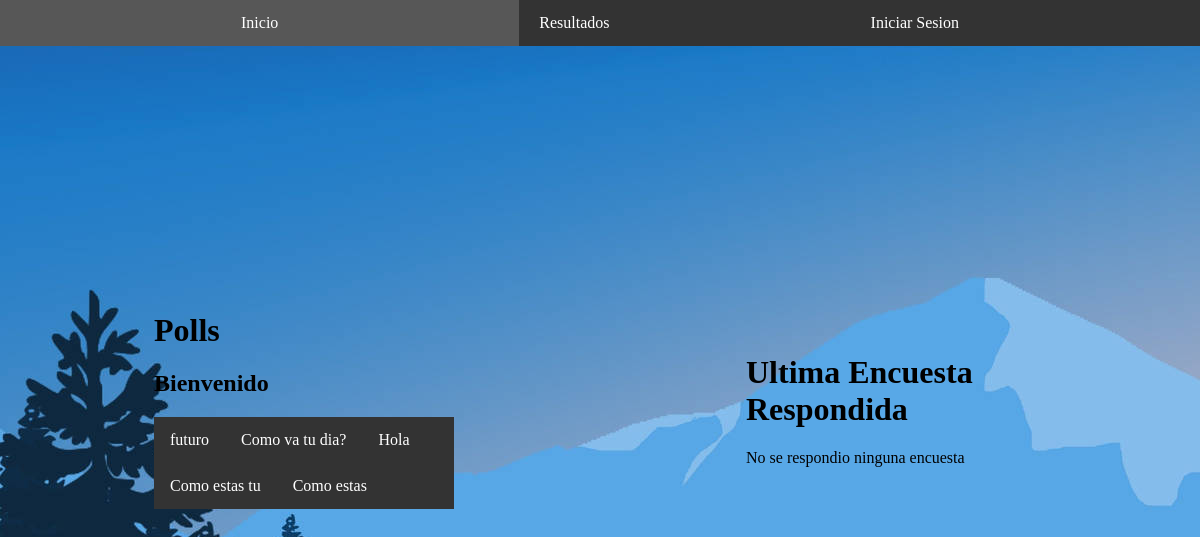
/polls/, run on an earlier commit of the app's database.
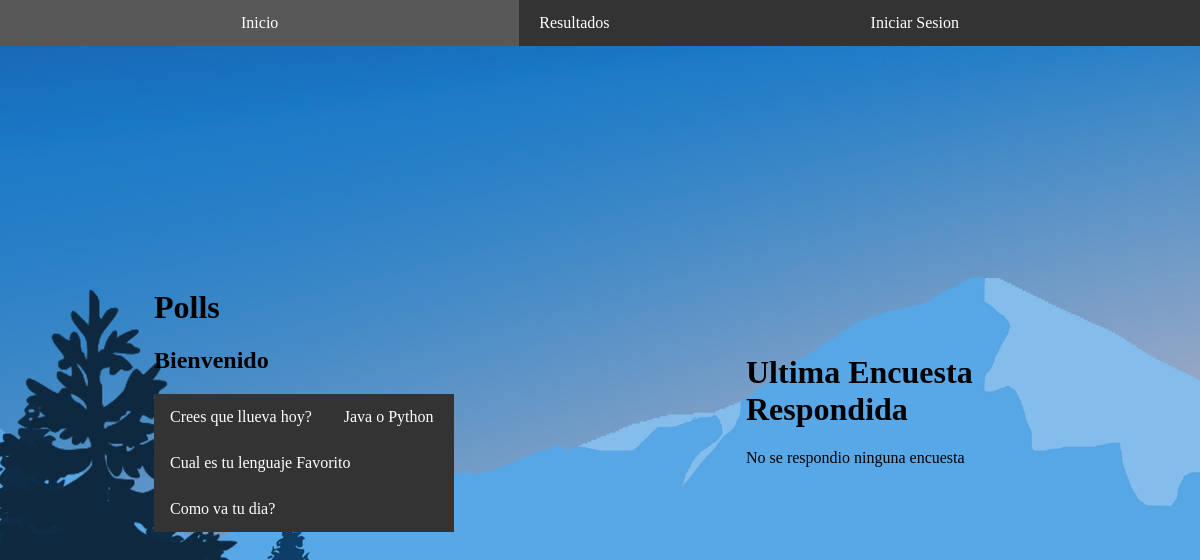
And on a later commit of the database.
### polls/models.py (models this page shows, shortened)
class Question(models.Model):
    question_text = models.CharField(max_length=200)
    pub_date = models.DateTimeField("date published")
    creared_by = models.ForeignKey(User, on_delete=models.CASCADE, related_name="created_questions", default=1), # id del admin
    is_active = models.BooleanField(default=True)

### polls/views.py (the view, shortened to what this page needs)
# urls.py: path("", views.IndexView.as_view(), name="index"),
class IndexView(generic.ListView):
    template_name = "polls/index.html"
    context_object_name = "latest_question_list"
    def get_queryset(self):
        return Question.objects.filter(pub_date__lte=timezone.now()).order_by("-pub_date")[:5]
    def get_context_data(self, **kwargs):
        context = super().get_context_data(**kwargs)
        return context

### polls/templates/polls/index.html (shortened to what this page needs)
<!DOCTYPE html>
<html lang="en">
<head>
    {% load static %}
    <link rel="stylesheet" href="{% static 'polls/style.css' %}">
</head>
<body>
      <nav class="menu">
        <ul>
          <li><a href="{% url 'polls:index' %}">Inicio</a></li>
          <a href="{% url 'polls:all_results' %}">Resultados</a>
          {% if user.is_authenticated %}
            <li><a href="{% url 'logout' %}?next={{ request.path }}">Cerrar Sesion</a></li>
                {% if user.is_superuser %}
                    <li><a href="{% url 'admin:index' %}">Admin</a></li>
                {% endif %}
            {% else %}
          <li><a href="{% url 'login' %}?next={{ request.path }}">Iniciar Sesion</a></li>
          {% endif %}
        </ul>
      </nav>
    <div class="centered-div">
        <div>
            <h1>Polls</h1>
            <h2>Bienvenido {{ user.get_username }}</h2>
            {% if latest_question_list %}
                <ul>
                {% for question in latest_question_list %}
                <li><a href="{% url 'polls:detail' question.id %}">{{ question.question_text }}</a></li>
                {% endfor %}
                </ul>
            {% else %}
                <p>No hay encuestas disponibles.</p>
            {% endif %}
        </div>
    </div>
    <div class="centered-div">
        <div>
            <h1>Ultima Encuesta Respondida</h1>
            {% if latest_question %}
            <p>Encuesta: <string>{{ latest_question.question_text }}</strong/></p>
            <p>Fecha de respuesta: <strong>{{ latest_vote_date }}</strong></p>
            {% else %}
            <p>No se respondio ninguna encuesta</p>
            {% endif %}
        </div>
    </div>
</body>
</html>

### polls/static/polls/style.css (style rules this page uses)
body { background: white url("images/background.jpg") no-repeat; display: flex; justify-content: center; align-items: center; }
div { width:300px; margin:auto; }
.centered-div { display: flex; justify-content: center; align-items: center; height: 100vh; }
ul { list-style-type: none; margin: top; padding: 0; overflow: hidden; background-color: #333; }
li { float: left; }
li a { display: block; color: white; text-align: center; padding: 14px 16px; text-decoration: none; }
.menu { background-color: #333; overflow: hidden; width: 100%; position: fixed; top: 0; left: 0; z-index: 1000; }
.menu ul { list-style-type: none; margin: 0; padding: 0; display: flex; }
.menu li { flex-grow: 1; text-align: center; }
.menu a { display: block; color: white; text-decoration: none; padding: 14px 20px; }

What changed in the data, as far as the page shows it:
removed Question: question_text "futuro"
removed Question: question_text "Hola"
removed Question: question_text "Como estas tu"
removed Question: question_text "Como estas"
added Question: question_text "Crees que llueva hoy?"
added Question: question_text "Java o Python"
added Question: question_text "Cual es tu lenguaje Favorito"
